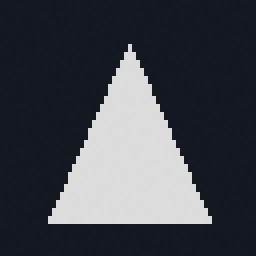
#> input picture backend/data/datasets/poisoned/poison_duplicate_triangle_00.png, 64 x 64 px (shown 4 times larger); its folder holds only this picture in this run
$ python -i data_integrity.py   (imports and definitions only)
#> lines starting #> are read from the running program, lines starting #| are printed output that depends on the picture
### backend/app/core/config.py
import os
from pathlib import Path

# Base Paths
BACKEND_DIR = Path(__file__).resolve().parent.parent.parent
BASE_DIR = BACKEND_DIR.parent
DATA_DIR = BACKEND_DIR / "data"
MODELS_DIR = DATA_DIR / "models"
DATASETS_DIR = DATA_DIR / "datasets"
SECRETS_DIR = DATA_DIR / "secrets"
UPLOADS_DIR = DATA_DIR / "uploads"
DB_PATH = DATA_DIR / "trustlayer.db"

# Ensure directories exist
for d in [DATA_DIR, MODELS_DIR, DATASETS_DIR, SECRETS_DIR, UPLOADS_DIR]:
    d.mkdir(parents=True, exist_ok=True)
#> further down, picture is the input picture: PIL image 64x64 RGB; mean R, G, B 66.2, 69.2, 76.1

# Cryptographic Key Paths
PRIVATE_KEY_PATH = SECRETS_DIR / "ed25519_private.key"
PUBLIC_KEY_PATH = SECRETS_DIR / "ed25519_public.key"

# Standard Model Paths
TRUSTED_MODEL_PATH = MODELS_DIR / "trusted_model.onnx"
TRUSTED_MODEL_SHA_PATH = MODELS_DIR / "trusted_model.sha256"
BACKDOORED_MODEL_PATH = MODELS_DIR / "backdoored_model.onnx"
SUBSTITUTED_MODEL_PATH = MODELS_DIR / "substituted_model.onnx"

# Genesis constants
GENESIS_HASH = "0000000000000000000000000000000000000000000000000000000000000000"

# Class mappings
CLASS_NAMES = {0: "circle", 1: "square", 2: "triangle"}
CLASS_IDS = {"circle": 0, "square": 1, "triangle": 2}
IMAGE_SIZE = (64, 64)

# Standard Terminology Constants
DEFAULT_MODEL_ARCHITECTURE = "Reference ONNX Classifier"
CANONICAL_JSON_STANDARD = "Deterministic Canonical JSON (RFC 8785 Principles)"

### backend/app/services/data_integrity.py
import os
import json
import uuid
import datetime
from pathlib import Path
from typing import Dict, Any, List, Tuple
import numpy as np
from PIL import Image
from sklearn.neighbors import NearestNeighbors

from app.core.config import DATASETS_DIR, CLASS_NAMES, CLASS_IDS
from app.db.database import db_session

def extract_features(img: Image.Image) -> np.ndarray:
    """Extracts a compact, rotation-robust feature vector for CV integrity analysis."""
    img_gray = img.convert("L").resize((16, 16), Image.Resampling.BILINEAR)
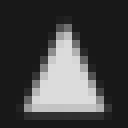
#> img_gray: PIL image 16x16 L (shown 8 times larger); min 24, max 220, mean 69.2
    pix = np.array(img_gray, dtype=np.float32) / 255.0
    flat_pix = pix.flatten() # 256 dims
#> flat_pix = 256 values, max 0.863 at index 104, min 0.0941 at index 0, mean 0.271

    # Color statistics
    img_rgb = img.convert("RGB")
    rgb_arr = np.array(img_rgb, dtype=np.float32) / 255.0
    mean_rgb = rgb_arr.mean(axis=(0, 1))
#> mean_rgb = [0.259, 0.272, 0.299]
    std_rgb = rgb_arr.std(axis=(0, 1))
#> std_rgb = [0.33, 0.324, 0.309]

    # Center of mass / compactness
    y_coords, x_coords = np.indices((16, 16))
    weight_sum = np.sum(pix) + 1e-6
#> weight_sum = 69.5
    cx = np.sum(x_coords * pix) / weight_sum
#> cx = 7.58
    cy = np.sum(y_coords * pix) / weight_sum
#> cy = 8.95
    spatial_features = np.array([cx, cy], dtype=np.float32)
#> spatial_features = [7.58, 8.95]

    vec = np.concatenate([flat_pix, mean_rgb, std_rgb, spatial_features])
#> vec = 264 values, max 8.95 at index 263, min 0.0941 at index 0, mean 0.333
    norm = np.linalg.norm(vec) + 1e-7
#> norm = 13.39
    return vec / norm

# [8 lines left out: function compute_dhash, not called in this run]

def hamming_distance(h1: int, h2: int) -> int:
    return bin(h1 ^ h2).count("1")

# [95 lines left out: functions parse_coco_json, parse_yolo_annotations, not called in this run]

class DataIntegrityService:
    # [264 lines left out: functions analyze_dataset, get_all_findings, not called in this run]

>>> from PIL import Image
>>> picture = Image.open('../../data/datasets/poisoned/poison_duplicate_triangle_00.png')
>>> result = extract_features(picture)
#> result = 264 values, max 0.668 at index 263, min 0.00703 at index 0, mean 0.0249
